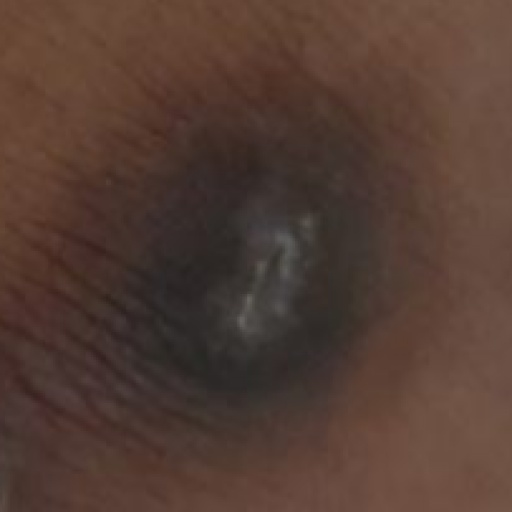
#> input picture datos/ROIs/roi_CD (114).jpg, 512 x 512 px; its folder holds only this picture in this run
$ python e1_mascara_lab.py
#> lines starting #> are read from the running program, lines starting #| are printed output that depends on the picture
### etapas/e0_normalizacion_roi.py
"""
Módulo: e0_normalizacion_roi.py
===============================
Etapa 0
Responsabilidades:
1. Ingesta de imágenes en espacio de color RGB.
2. Normalización espacial estandarizada a 512x512 píxeles.
3. Persistencia opcional de imágenes recortadas (prefijo 'roi_') en disco.
4. Registro de metadatos geométricos en 'rois.csv'.
"""
import csv
import os
from pathlib import Path
import cv2
import numpy as np

# Ruta por defecto a la carpeta de imágenes externas
RUTA_EXTERNAS_DEFECTO = Path("datos/Externas")
RUTA_ROIS_DEFECTO = Path("datos/ROIs")
RUTA_ROIS_CSV = Path("rois.csv")


def cargar_imagen_rgb(ruta_o_nombre):
    """
    Carga una imagen desde disco y la convierte al espacio de color RGB.
    Acepta rutas absolutas, relativas o nombres de archivo contenidos en 'datos/Externas/'.
    """
    ruta = Path(ruta_o_nombre)

    # Si solo pasaron el nombre de archivo, lo busca en la carpeta datos/Externas/
    if not ruta.is_file() and not ruta.is_absolute():
        ruta = RUTA_EXTERNAS_DEFECTO / ruta_o_nombre

    if not ruta.exists():
        raise FileNotFoundError(f"No se encontró la imagen en: {ruta.resolve()}")

    # Lectura robusta para Windows (rutas con espacios o tildes)
    datos = np.fromfile(str(ruta), dtype=np.uint8)
    bgr = cv2.imdecode(datos, cv2.IMREAD_COLOR)
#> bgr is the input picture: shape (512, 512, 3); mean B, G, R 51.8, 61.1, 83.7

    if bgr is None:
        raise IOError(f"No se pudo decodificar la imagen: {ruta}")

    return cv2.cvtColor(bgr, cv2.COLOR_BGR2RGB)

# [53 lines left out: functions normalizar_espacialmente, guardar_imagen_roi, registrar_roi_csv, not called in this run]

### etapas/e1_mascara_lab.py
"""Etapa 1: Conversión RGB -> CIELAB.

Recibe la ROI RGB de 512x512 generada en la Etapa 0 y la convierte al espacio
CIE L*a*b*, separando la información de color de la de brillo:

  - L*: luminosidad (0-100). Se reserva para el análisis de textura (Etapa 5),
        porque la descamación y las pápulas se manifiestan como variaciones
        locales de brillo.
  - a*: eje verde(-)/rojo(+). Se usa como medida del eritema.
  - b*: eje azul(-)/amarillo(+).

Máscara válida: como la ROI ya fue recortada en la Etapa 0 alrededor de la
lesión (con un margen de piel sana), no se descarta ningún píxel. La máscara
devuelta es una matriz booleana con True en toda la ROI. Se mantiene en la
salida para que las etapas siguientes (que reciben una máscara de píxeles
válidos) tengan una interfaz uniforme.
"""
from pathlib import Path

import cv2
import numpy as np
import matplotlib.pyplot as plt


def rgb_a_lab(rgb):
    """Convierte RGB uint8 a CIELAB en float32.

    Se convierte en punto flotante (RGB/255) para que OpenCV devuelva valores en
    unidades reales: L* en [0, 100], a* y b* aprox. en [-128, 127], con 0 = neutro.
    (Con uint8, OpenCV reescala L a 0-255 y suma 128 a a* y b*.)
    """
    return cv2.cvtColor(rgb.astype(np.float32) / 255.0, cv2.COLOR_RGB2Lab)


def procesar_etapa1(rgb):
    """
    Procesa la ROI (512x512) en memoria RAM.

    Devuelve un diccionario con:
      - 'rgb': imagen original
      - 'mascara': matriz booleana (True en toda la ROI)
      - 'L': canal L* (luminosidad/textura)
      - 'a': canal a* (eritema)
      - 'b': canal b* (amarillo/azul)
    """
    lab = rgb_a_lab(rgb)
#> in rgb_a_lab, `return cv2.cvtColor(rgb.astype(np.float32) / 255.0, cv2.COLOR_RGB2Lab)`: returned value: shape (512, 512, 3) float32; mean of channels 0, 1, 2 27.8, 8.4, 9.5
    alto, ancho = rgb.shape[:2]
#> alto = 512; ancho = 512

    # Al no haber fondo blanco artificial, toda la ROI recortada se considera válida
    mascara_valida = np.ones((alto, ancho), dtype=bool)

    return {
        "rgb": rgb,
        "mascara": mascara_valida,
        "L": lab[..., 0],
        "a": lab[..., 1],
        "b": lab[..., 2]
    }


def guardar_visualizacion_e1(res_e1, nombre_archivo, carpeta_salida="resultados/Etapa_1"):
    """
    Genera y guarda en disco una imagen comparativa (Original | L* Textura | a* Eritema)
    en la carpeta unificada 'resultados/Etapa_1/'.
    """
    carpeta = Path(carpeta_salida)
    carpeta.mkdir(parents=True, exist_ok=True)

    # Rango adaptativo de a* por percentiles
    valores_a = res_e1["a"]
    vmin_a = np.percentile(valores_a, 2)
    vmax_a = np.percentile(valores_a, 98)

    fig, ax = plt.subplots(1, 3, figsize=(12, 4))

    # 1. ROI RGB Original
    ax[0].imshow(res_e1["rgb"])
    ax[0].set_title("ROI Original (512x512)")
    ax[0].axis("off")

    # 2. Canal L* (Luminosidad / Textura)
    im_l = ax[1].imshow(res_e1["L"], cmap="gray", vmin=0, vmax=100)
    ax[1].set_title("Canal L* (Luminosidad)")
    ax[1].axis("off")
    fig.colorbar(im_l, ax=ax[1], fraction=0.046, pad=0.04)

    # 3. Canal a* (Eritema / Inflamación)
    im_a = ax[2].imshow(res_e1["a"], cmap="magma", vmin=vmin_a, vmax=vmax_a)
    ax[2].set_title("Canal a* (Eritema)")
    ax[2].axis("off")
    fig.colorbar(im_a, ax=ax[2], fraction=0.046, pad=0.04)

    fig.tight_layout()

    # Guarda en resultados/Etapa_1/e1_nombreImagen.png
    nombre_base = Path(nombre_archivo).stem
    ruta_salida = carpeta / f"e1_{nombre_base}.png"
    fig.savefig(ruta_salida, dpi=150, bbox_inches="tight")
    plt.close(fig)
    return ruta_salida


if __name__ == "__main__":
    from etapas.e0_normalizacion_roi import cargar_imagen_rgb

    carpeta_rois = Path("datos/ROIs")
    archivos_roi = sorted(list(carpeta_rois.glob("*.jpg")) + list(carpeta_rois.glob("*.png")))

    if not archivos_roi:
        print("No hay imágenes en datos/ROIs/. Guarda algunas desde la GUI primero.")
    else:
        print(f"Procesando {len(archivos_roi)} ROIs -> Guardando resultados en resultados/Etapa_1/\n")
        for ruta in archivos_roi:
            img_rgb = cargar_imagen_rgb(ruta)
            res_e1 = procesar_etapa1(img_rgb)
#> res_e1 = 5 items
            guardar_visualizacion_e1(res_e1, ruta.name)
#> in guardar_visualizacion_e1, `valores_a = res_e1["a"]`:
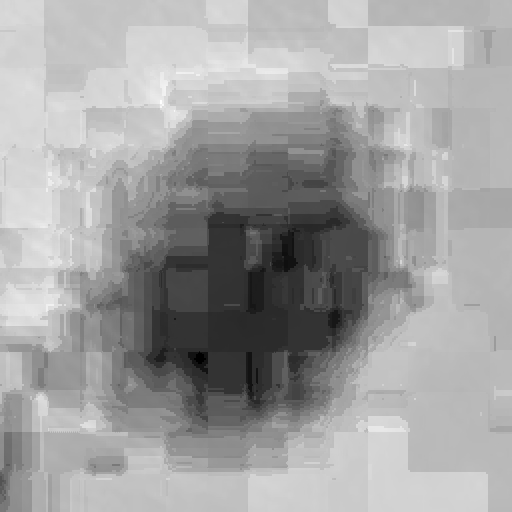
#> valores_a: shape (512, 512) float32; min -1.56, max 14.31, mean 8.44; drawn with min black and max white
#> in guardar_visualizacion_e1, `vmin_a = np.percentile(valores_a, 2)`: vmin_a = 1.14
#> in guardar_visualizacion_e1, `vmax_a = np.percentile(valores_a, 98)`: vmax_a = 12.22
#> in guardar_visualizacion_e1, `fig.savefig(ruta_salida, dpi=150, bbox_inches="tight")`:
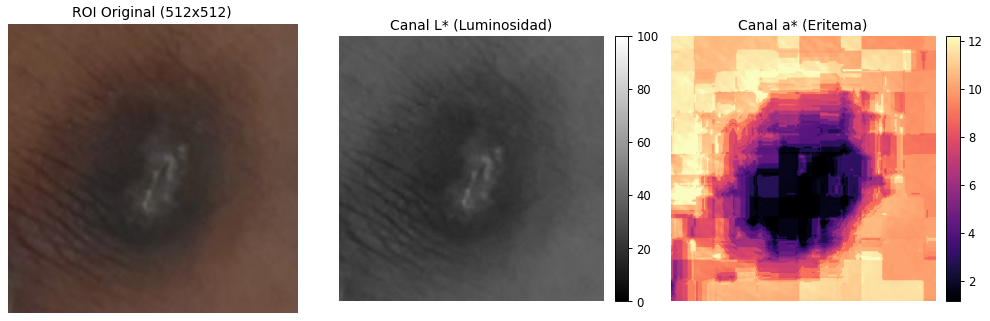
#> figure drawn by matplotlib, 5 panels
        print("\n¡Listo! Revisa la carpeta resultados/Etapa_1/.")

$ run again, on datos/ROIs/roi_CD (159).jpg
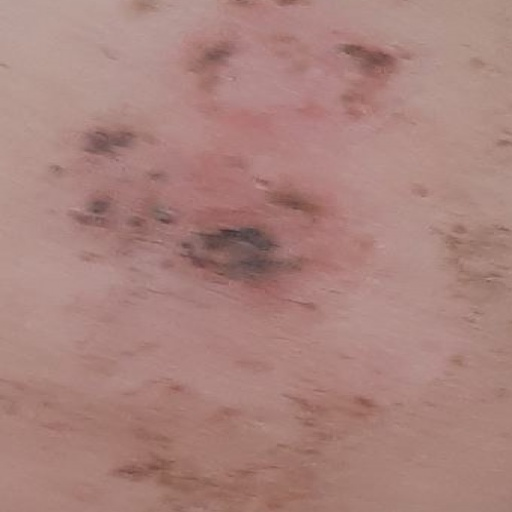
#> input picture datos/ROIs/roi_CD (159).jpg, 512 x 512 px
#> in cargar_imagen_rgb, bgr is the input picture: shape (512, 512, 3); mean B, G, R 125.1, 130.9, 169.4
#> res_e1 = 5 items
#> in guardar_visualizacion_e1, `valores_a = res_e1["a"]`:
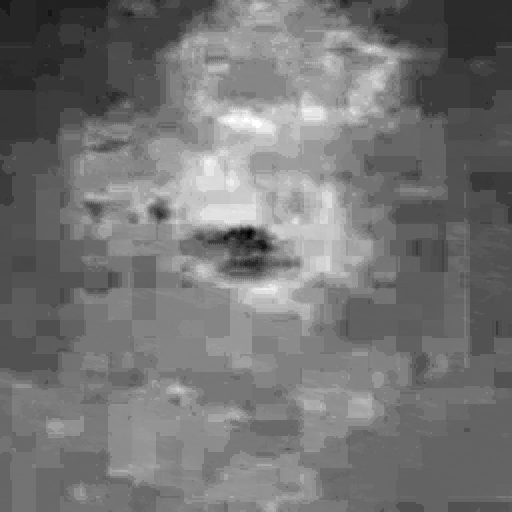
#> valores_a: shape (512, 512) float32; min 5.59, max 23.77, mean 13.9; drawn with min black and max white
#> vmin_a = 8.67
#> vmax_a = 20.05

$ run again, on datos/ROIs/roi_CD (161).jpg
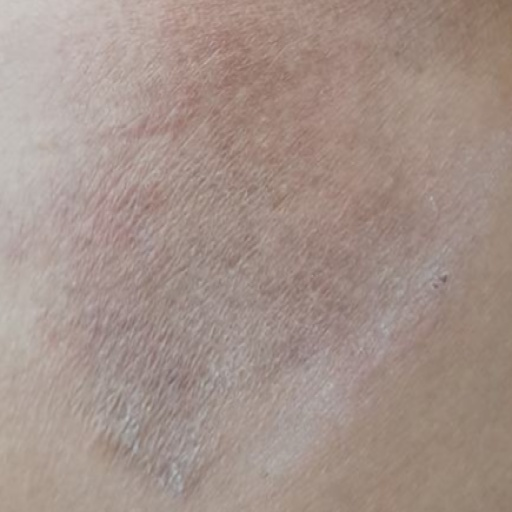
#> input picture datos/ROIs/roi_CD (161).jpg, 512 x 512 px
#> in cargar_imagen_rgb, bgr is the input picture: shape (512, 512, 3); mean B, G, R 138.3, 146.3, 164.1
#> res_e1 = 5 items
#> in guardar_visualizacion_e1, `valores_a = res_e1["a"]`:
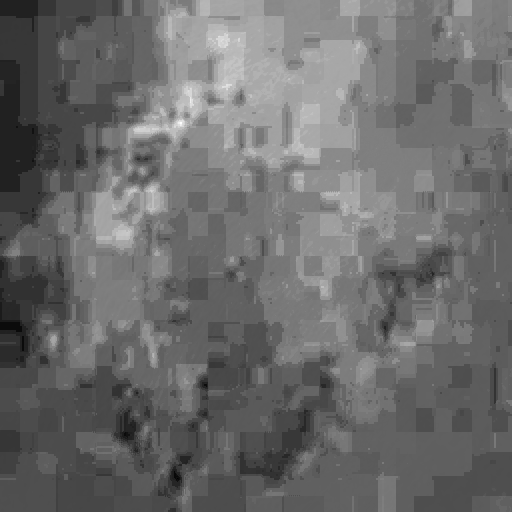
#> valores_a: shape (512, 512) float32; min -0.875, max 13.75, mean 5.3; drawn with min black and max white
#> vmin_a = 1.41
#> vmax_a = 9.28

$ run again, on datos/ROIs/roi_CD (178).jpg
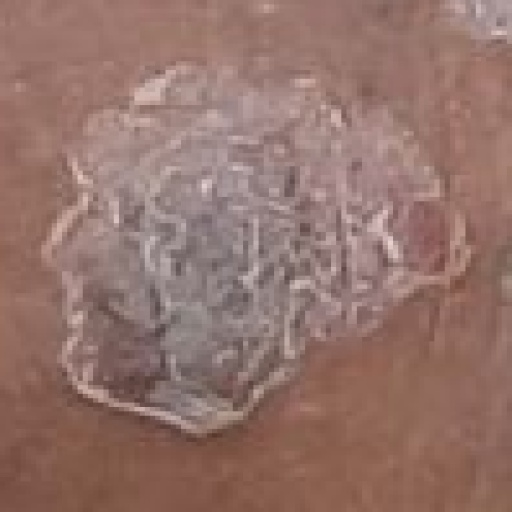
#> input picture datos/ROIs/roi_CD (178).jpg, 512 x 512 px
#> in cargar_imagen_rgb, bgr is the input picture: shape (512, 512, 3); mean B, G, R 107.1, 115.1, 147.7
#> res_e1 = 5 items
#> in guardar_visualizacion_e1, `valores_a = res_e1["a"]`:
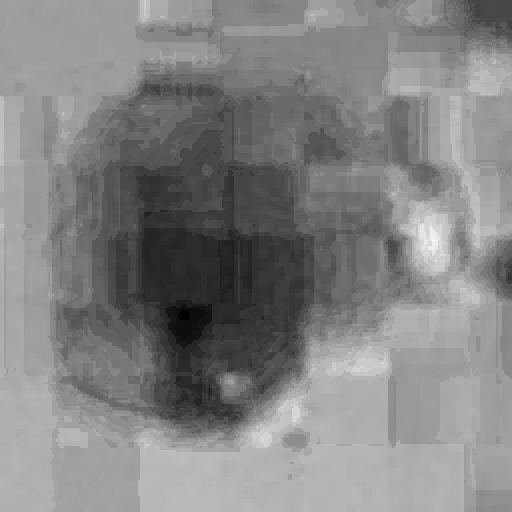
#> valores_a: shape (512, 512) float32; min 2.38, max 20.72, mean 11.8; drawn with min black and max white
#> vmin_a = 5.23
#> vmax_a = 15.97

$ run again, on datos/ROIs/roi_CD (120).jpg
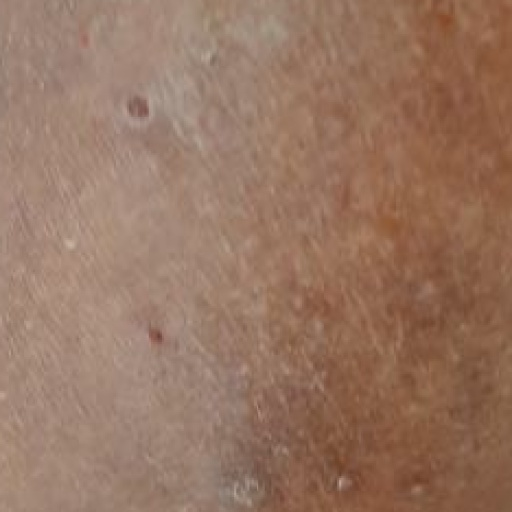
#> input picture datos/ROIs/roi_CD (120).jpg, 512 x 512 px
#> in cargar_imagen_rgb, bgr is the input picture: shape (512, 512, 3); mean B, G, R 98.2, 117.5, 151.4
#> res_e1 = 5 items
#> in guardar_visualizacion_e1, `valores_a = res_e1["a"]`:
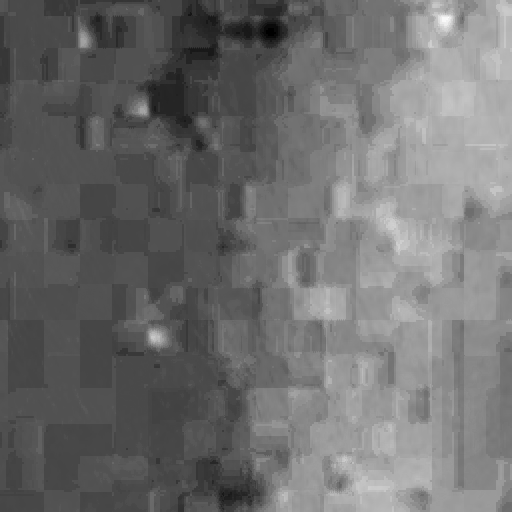
#> valores_a: shape (512, 512) float32; min 1.53, max 22.77, mean 10.7; drawn with min black and max white
#> vmin_a = 5.7
#> vmax_a = 16.77
